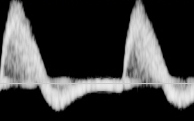
%> input picture DS-ML/SoundlessHonkingSystem-projects/USG/a1.jpg, 194 x 121 px
$ octave aht_sparse.m   (GNU Octave 9; MATLAB toolbox functions it lacks are replaced by stand-ins)
%> lines starting %> are read from the running program, lines starting %| are printed output that depends on the picture
### DS-ML/SoundlessHonkingSystem/USG/ahtSparse.m

function Smooth_Waves = ahtSparse(inpMat,thr,points,sep,fc_up,fc_botm)

[rows,cols] = size(inpMat);
N =rows;
k = 1:1:rows;                       %  k denotes frequency

% Quadrature basis functions
bi = zeros(rows);
bq = zeros(rows);
for j = 1:rows                  % j denotes time in discrete
   bi(j,:) = sign(cos(2*(pi/N).*j.*k));
   bq(j,:) = sign(sin(2*(pi/N).*j.*k));
end

% Projection onto the basis functions
yi = zeros(rows,cols);
yq = zeros(rows,cols);

% PARAMETERS
n = (points-1)/2;% sparse points 2n+1
m = sep;   % spacing between the cells
top_lim = m*n+1 ; % uppermost value the window can attain without overflow.
botm_lim = N - m*n;   % bottom limit
bool1 = zeros(2*n+1,1);
bool2 = zeros(2*n+1,1);
featMat_up = zeros(rows,cols);
featMat_botm = zeros(rows,cols);
featMat = zeros(rows,cols);
Wave = zeros(2,cols);
data_count1 = 0;
data_count2 = 0;

% Feature matrix generation
for c=1:cols
    for k=(fc_up-n*m):m:(fc_up+n*m)
    % code for coefficients at the window
        for j = 1:rows
            yi(k,c) = yi(k,c) + inpMat(j,c)*bi(j,k);
            yq(k,c) = yq(k,c) + inpMat(j,c)*bq(j,k);
        end
    end

    y = yi + 1i*yq;                       % inphase + i*quad phase

    for k=(fc_up-n*m):m:(fc_up+n*m)
       bool1((k-fc_up)/m +n+1) = (abs(y(k,c))>thr);
    end

    % Find the index of the upper feature point.

    index = upIndex(bool1);
    if index ~= 0
         fc_up =  fc_up -m*(n+1)+m*index;
         featMat_up(fc_up,c) = 1;
         featMat(fc_up,c) = 1;
         Wave(2,c) = fc_up;
         data_count1 = data_count1+1;
    end

    % include the out of bound protection code here
   if fc_up<top_lim
       while(fc_up<top_lim)
           fc_up = fc_up+m;
       end
   end
   if fc_up>botm_lim
       while(fc_up>botm_lim)
           fc_up = fc_up-m;
       end
   end

   %%%%%%%%%%%%%%%%%%%%%%%%%%%%%%%%%%%%%%%%%%%%%%%%%%%%%%%%%%%%%%%%%%%
   %%%%%%%%%%%%%%%%%%%%%%%%%%%%%%%%%%%%%%%%%%%%%%%%%%%%%%%%%%%%%%%%%%
   % For fc_bottom
    for k=(fc_botm-n*m):m:(fc_botm+n*m)
    % code for coefficients at the window
        for j = 1:rows
            yi(k,c) = yi(k,c) + inpMat(j,c)*bi(j,k);
            yq(k,c) = yq(k,c) + inpMat(j,c)*bq(j,k);
        end
    end

    y = yi + 1i*yq;                       % inphase + i*quad phase

    for k=(fc_botm-n*m):m:(fc_botm+n*m)
       bool2((k-fc_botm)/m +n+1) = (abs(y(k,c))>thr);
    end

    % Find the index of the upper feature point.

    index = botIndex(bool2);
    if index ~= 12
         fc_botm =  fc_botm -m*(n+1)+ m*index;
         featMat_botm(fc_botm,c) = 1;
         featMat(fc_botm,c) = 1;
         Wave(1,c) = fc_botm;
         data_count2 = data_count2+1;
    end

    % include the out of bound protection code here
   if fc_botm<top_lim
       while(fc_botm<top_lim)
           fc_botm = fc_botm+m;
       end
   end
   if fc_botm>botm_lim
       while(fc_botm>botm_lim)
           fc_botm = fc_botm-m;
       end
   end
end
 c = 1:1:cols;
 Smooth_Waves = Smoothen(Wave);
 Smooth_Waves(isnan(Smooth_Waves)) = 0; % removes nan.

% [6 lines of commented-out code are left out]

disp('Sampling freq:      40kHz')
fprintf('%s%3.1f\n','The delta f is:     ',(2E4/rows)*m)
fprintf('%s%d\n','Total_points:       ',cols)
fprintf('%s%d\n','Missing_points_top:     ',cols - data_count2)
fprintf('%s%d\n','Missing_points_botm:    ',cols - data_count1)

end

### DS-ML/SoundlessHonkingSystem-projects/USG/SmoothWaves/aht_sparse.m
clc;
clear all;
close all;

% read the input.this time it is fft image
[filename, pathname] = uigetfile({'*.jpg;*.tif;*.png;*.gif','All Image Files';'*.*','All Files' },...
'Pick a file','C:\Users\Arvind Srivastav\Desktop\VLSI SU\+ USG\Test data\Spectrogram');
%> the answer given: ../a1.jpg
path = fullfile(pathname,filename);
a0 = imread(path);
%> a0 is the input picture: size 121x194x3 uint8; mean R, G, B 63.1, 63.1, 63.1

[rows, cols, layers] = size(a0);
%> rows = 121; cols = 194; layers = 3
if layers ==3
    a0 = rgb2gray(a0);
%> a0: size 121x194 uint8
end

a1 = ifft(a0);    % raw data generated.

 % Smooth waves is the Smoothened wave output.
 Smooth_Waves = ahtSparse(a1,120,11,2,ceil(rows/3),ceil(2*rows/3));
%> after the loop in ahtSparse, `for j = 1:rows`:
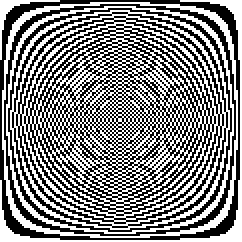
%> bi: size 121x121 double (shown 2 times larger); values -1 (black) and 1 (white), 50.4% white; black in thin lines or dots
%> after the loop in ahtSparse, `for j = 1:rows`:
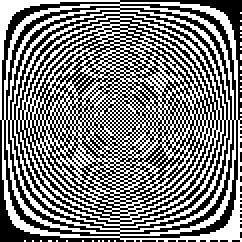
%> bq: size 121x121 double (shown 2 times larger); values -1 (black) and 1 (white), 49.5% white in thin lines or dots
%> the run ends on the next line
